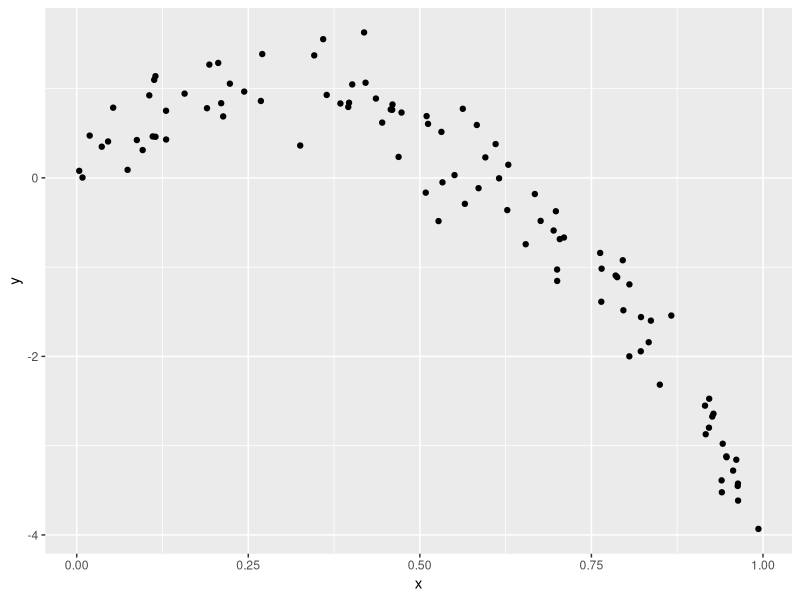
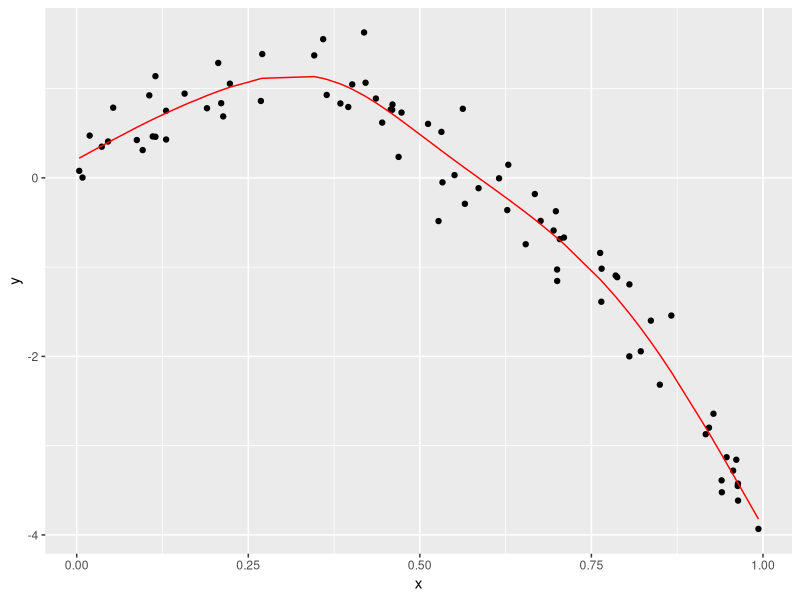

The R source for these figures, in order:
## ---- chunk 1
knitr::opts_chunk$set(echo = TRUE)
library(tidyverse)
library(modelr)
library(mgcv)
## ---- chunk 2
nonlin_df = 
  tibble(
    id = 1:100,
    x = runif(100, 0, 1),
    y = 1 - 10 * (x - .3) ^ 2 + rnorm(100, 0, .3)
  )

nonlin_df %>% 
  ggplot(aes(x = x, y = y)) + 
  geom_point()
## ---- chunk 3
train_df<-sample_n(nonlin_df,80)

# get everything that not in `train_df`
test_df<-anti_join(nonlin_df,train_df,by="id")
## ---- chunk 4
linear_mod = lm(y ~ x, data = train_df)
smooth_mod = mgcv::gam(y ~ s(x), data = train_df)
wiggly_mod = mgcv::gam(y ~ s(x, k = 30), sp = 10e-6, data = train_df)
## ---- chunk 5
train_df %>% 
  add_predictions(smooth_mod) %>% 
  ggplot(aes(x=x,y=y))+
  geom_point()+
  geom_line(aes(y=pred),color="red")

## ---- chunk 6
rmse(linear_mod,test_df)
rmse(smooth_mod,test_df)
rmse(wiggly_mod,test_df)
## ---- chunk 7
cv_df<-
  crossv_mc(nonlin_df,100) %>% 
  mutate(
    train=map(train,as_tibble),
    test=map(test,as_tibble)
  ) %>% 
  mutate(
    linear_fits=map(.x=train,~lm(y~x,data = .x)),
    
  )

cv_df %>% pull(train) %>% .[[1]] %>% as_tibble

